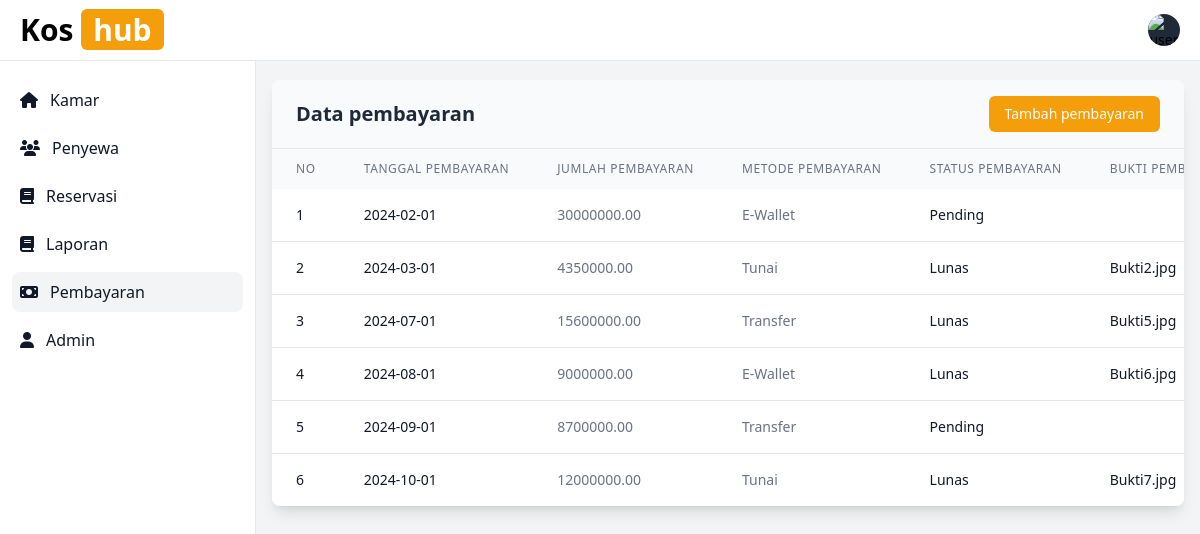
Screenshot of /pembayaran.php (signed in) with the database file from the repository.
### tables this page shows
CREATE TABLE `pembayaran` (
  `ID_Pembayaran` int NOT NULL,
  `ID_Reservasi` int NOT NULL,
  `Tanggal_Pembayaran` date NOT NULL,
  `Jumlah_Pembayaran` decimal(10,2) NOT NULL,
  `Metode_Pembayaran` enum('Tunai','Transfer','E-Wallet') NOT NULL,
  `Status_Pembayaran` enum('Pending','Lunas','Gagal') DEFAULT 'Pending',
  `Bukti_Pembayaran` text
);

### pembayaran.php (the view, shortened to what this page needs)
<?php
require_once 'config/db.php';
$query = "SELECT * FROM pembayaran";
$stmt = $pdo->query($query);
$Pembayarans = $stmt->fetchAll(PDO::FETCH_ASSOC);
?>
<!DOCTYPE html>
<html lang="en">
<head>
    <script src="https://cdn.tailwindcss.com"></script>
    <link rel="stylesheet" href="https://cdnjs.cloudflare.com/ajax/libs/font-awesome/5.15.4/css/all.min.css">
    <link rel="stylesheet" href="https://cdnjs.cloudflare.com/ajax/libs/font-awesome/6.7.2/css/all.min.css" />
</head>
<body class="bg-gray-100">
    <?php include 'components/navbar.php'; ?>
    <?php include 'components/sidebar.php'; ?>
    <div class="p-4 sm:ml-64">
        <div class="mt-16 mx-auto bg-white rounded-lg shadow-lg overflow-hidden">
            <div class="px-6 py-4 border-b border-gray-200 bg-gray-50">
                <div class="flex items-center justify-between">
                    <h3 class="text-xl font-semibold text-gray-800">Data pembayaran</h3>
                    <a href="forms/add_kamar.php" class="px-4 py-2 bg-amber-500 text-white rounded-md hover:bg-amber-600 transition duration-150 ease-in-out text-sm font-medium">
                        Tambah pembayaran
                    </a>
                </div>
            </div>
            <div class="overflow-x-auto">
                <table class="w-full whitespace-nowrap">
                    <thead>
                        <tr class="bg-gray-50">
                            <th class="px-6 py-3 text-left text-xs font-medium text-gray-500 uppercase tracking-wider">No</th>
                            <th class="px-6 py-3 text-left text-xs font-medium text-gray-500 uppercase tracking-wider">Tanggal Pembayaran</th>
                            <th class="px-6 py-3 text-left text-xs font-medium text-gray-500 uppercase tracking-wider">Jumlah Pembayaran</th>
                            <th class="px-6 py-3 text-left text-xs font-medium text-gray-500 uppercase tracking-wider">Metode Pembayaran</th>
                            <th class="px-6 py-3 text-left text-xs font-medium text-gray-500 uppercase tracking-wider">Status Pembayaran</th>
                            <th class="px-6 py-3 text-left text-xs font-medium text-gray-500 uppercase tracking-wider">Bukti Pembayaran</th>
                        </tr>
                    </thead>
                    <tbody class="bg-white divide-y divide-gray-200">
                        <?php foreach ($Pembayarans as $index => $Pembayaran): ?>
                            <tr class="hover:bg-gray-50">
                                <td class="px-6 py-4 whitespace-nowrap">
                                    <div class="text-sm text-gray-900"><?php echo $index + 1; ?></div>
                                </td>
                                <td class="px-6 py-4 whitespace-nowrap">
                                    <div class="text-sm font-medium text-gray-900">
                                        <?php echo ($Pembayaran['Tanggal_Pembayaran']); ?>
                                    </div>
                                </td>
                                <td class="px-6 py-4 whitespace-nowrap">
                                    <div class="text-sm text-gray-500">
                                        <?php echo ($Pembayaran['Jumlah_Pembayaran']); ?>
                                    </div>
                                </td>
                                <td class="px-6 py-4 whitespace-nowrap">
                                    <div class="text-sm text-gray-500">
                                        <?php echo ($Pembayaran['Metode_Pembayaran']); ?>
                                    </div>
                                </td>
                                <td class="px-6 py-4 whitespace-nowrap">
                                    <div class="text-sm text-gray-900">
                                        <?php echo ($Pembayaran['Status_Pembayaran']); ?>
                                    </div>
                                </td>
                                <td class="px-6 py-4 whitespace-nowrap">
                                    <div class="text-sm text-gray-900">
                                        <?php echo ($Pembayaran['Bukti_Pembayaran']); ?>
                                    </div>
                                </td>
                            </tr>
                        <?php endforeach; ?>
                    </tbody>
                </table>
            </div>
        </div>
    </div>
</body>
</html>

### rows the page displays
pembayaran: Tanggal_Pembayaran "2024-02-01", Jumlah_Pembayaran "30000000.00", Metode_Pembayaran "E-Wallet", Status_Pembayaran "Pending"
pembayaran: Tanggal_Pembayaran "2024-03-01", Jumlah_Pembayaran "4350000.00", Metode_Pembayaran "Tunai", Status_Pembayaran "Lunas", Bukti_Pembayaran "Bukti2.jpg"
pembayaran: Tanggal_Pembayaran "2024-07-01", Jumlah_Pembayaran "15600000.00", Metode_Pembayaran "Transfer", Status_Pembayaran "Lunas", Bukti_Pembayaran "Bukti5.jpg"
pembayaran: Tanggal_Pembayaran "2024-08-01", Jumlah_Pembayaran "9000000.00", Metode_Pembayaran "E-Wallet", Status_Pembayaran "Lunas", Bukti_Pembayaran "Bukti6.jpg"
pembayaran: Tanggal_Pembayaran "2024-09-01", Jumlah_Pembayaran "8700000.00", Metode_Pembayaran "Transfer", Status_Pembayaran "Pending"
pembayaran: Tanggal_Pembayaran "2024-10-01", Jumlah_Pembayaran "12000000.00", Metode_Pembayaran "Tunai", Status_Pembayaran "Lunas", Bukti_Pembayaran "Bukti7.jpg"
